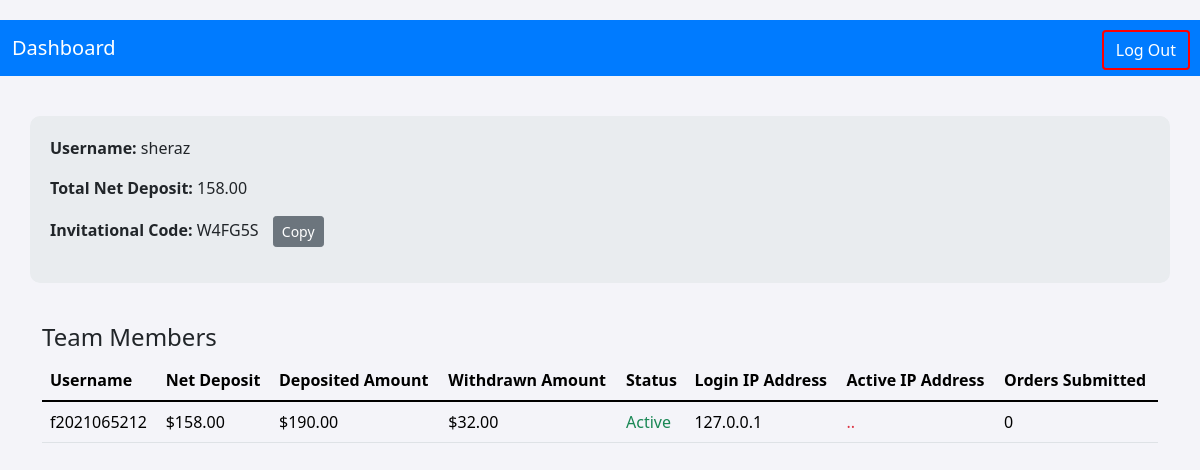
Before: /Employee-Dashboard/ (signed in) with the older database file.
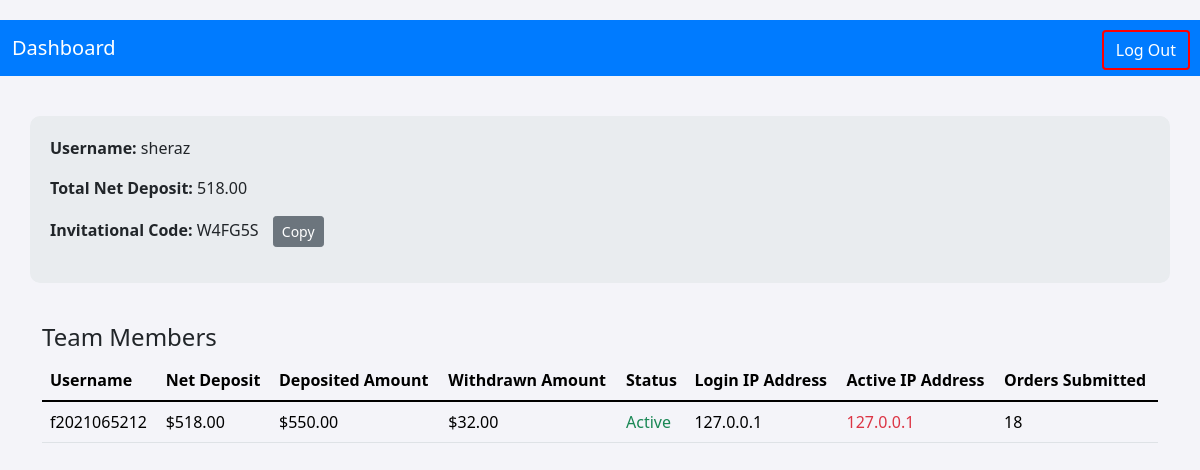
After: the same page with the newer database file.
### accounts/models.py (models this page shows, shortened)
class User(AbstractUser):
    is_admin = models.BooleanField(default=False)
    is_employee = models.BooleanField(default=False)
    is_customer = models.BooleanField(default=False)
    invitation_code = models.CharField(max_length=100, blank=True,null=True, editable=False)

class UserIp(BaseModel):
    user=models.OneToOneField(User,on_delete=models.CASCADE,related_name='user_ip')
    ip_address=models.CharField(max_length=100)
    login_ip=models.CharField(max_length=100,blank=True)

### Employee/models.py (models this page shows, shortened)
class EmployeeDeposit(BaseModel):
    employee = models.OneToOneField(settings.AUTH_USER_MODEL, on_delete=models.CASCADE, related_name="employee_deposit")
    total_deposit = models.DecimalField(max_digits=10, decimal_places=2, default=0.00)
    net_deposit = models.DecimalField(max_digits=10, decimal_places=2, default=0.00)
    total_withdrawal=models.DecimalField(max_digits=10,decimal_places=2,default=0.00)
    last_updated = models.DateTimeField(auto_now=True)

### home/models.py (models this page shows, shortened)
class AccountBalance(BaseModel):
    user = models.OneToOneField(settings.AUTH_USER_MODEL, on_delete=models.CASCADE, related_name="balance")
    account_balance = models.DecimalField(max_digits=10, decimal_places=2, default=0.00)
    today_commission = models.DecimalField(max_digits=10, decimal_places=2, default=0.00)
    total_commission = models.DecimalField(max_digits=10, decimal_places=2, default=0.00)
    total_deposit = models.DecimalField(max_digits=10, decimal_places=2, default=0.00)
    total_withdrawal = models.DecimalField(max_digits=10, decimal_places=2, default=0.00)
    last_transaction_date = models.DateField(default=timezone.now)
    @property
    def net_deposit(self):
        return self.total_deposit - self.total_withdrawal

class OrderCount(BaseModel):
    user = models.OneToOneField(settings.AUTH_USER_MODEL, on_delete=models.CASCADE, related_name="ordercount")
    no_of_submitted_order = models.DecimalField(max_digits=10, decimal_places=0, default=0)

### accounts/views.py (the view)
# urls.py: path('Employee-Dashboard/',Employee_dashboard,name='Employee_dashboard'),
@login_required
def Employee_dashboard(request):
    if not request.user.is_employee:
        return render(request, "errors/not_authorized.html")  # Assume you have a not authorized page
    referred_users = User.objects.filter(invitation_code=request.user.invitation_code, is_customer=True)
    context = {
        'referred_users': referred_users
    }
    print(context)
    return render(request, "home/Employee_dashboard.html", context)

### templates/home/Employee_dashboard.html (shortened to what this page needs)
<!DOCTYPE html>
<html lang="en">
  <head>
    <link
      href="https://cdn.jsdelivr.net/npm/bootstrap@5.1.3/dist/css/bootstrap.min.css"
      rel="stylesheet"
    />
  </head>
  <body>
    <div class="dashboard-container">
      <nav class="navbar navbar-expand-lg">
        <div class="container-fluid">
          <a class="navbar-brand" href="{% url 'logout' %}">Dashboard</a>
         <button class="btn btn-outline-danger log-out-button" type="button" id="logoutButton">
    <a href="{% url 'logout' %}" style="text-decoration: none; color: inherit;">
        Log Out
    </a>
</button>
        </div>
      </nav>
      <div class="container profile-info">
        <p>
          <strong> Username:</strong>
          <span id="usernameDisplay">{{ request.user.username }}</span>
        </p>
        <p>
          <strong>Total Net Deposit:</strong>
          <span id="netDeposit">{{ request.user.employee_deposit.net_deposit }}</span>
        </p>
        <p>
          <strong>Invitational Code:</strong>
          <span id="invitationalCode">{{ request.user.invitation_code}}</span>
          <button
            class="btn btn-secondary btn-sm btn-copy"
            onclick="copyCode()"
          >
            Copy
          </button>
        </p>
      </div>
      <div class="container team-members">
        <h4>Team Members</h4>
        <table class="table" style="color:black">
          <thead>
            <tr >
              <th >Username</th>
              <th>Net Deposit</th>
              <th>Deposited Amount</th>
              <th>Withdrawn Amount</th>
              <th>Status</th>
              <th>Login IP Address</th>
              <th>Active IP Address</th>
             <th>Orders Submitted</th>
            </tr>
          </thead>
          <tbody id="teamMembers">
            {% for user in referred_users %}
            <tr>
              <td>{{ user.username }}</td>
              <td>${{ user.balance.net_deposit }}</td>
              <td>${{ user.balance.total_deposit }}</td>
              <td>${{ user.balance.total_withdrawal }}</td>
              <td>
                                {% if user.is_active %}
                                    <span class="text-success">Active</span>
                                {% else %}
                                    <span class="text-danger">InActive</span>
                                {% endif %}
                            </td>
              <td>{{ user.user_ip.ip_address }}</td>
              <td class="text-danger">{{ user.user_ip.login_ip }}</td>
              <td >{{ user.ordercount.no_of_submitted_order }}</td>
            </tr>
            {% endfor %}
          </tbody>
        </table>
      </div>
    </div>
  </body>
</html>

Changed rows visible on the page:
changed User "sheraz": user.employee_deposit.net_deposit "158.00" → "518.00"
changed User (number 2 of 2 on the later page): balance.net_deposit "158.00" → "518.00"; balance.total_deposit "190.00" → "550.00"; user_ip.login_ip ".." → "127.0.0.1"; ordercount.no_of_submitted_order "0" → "18"
